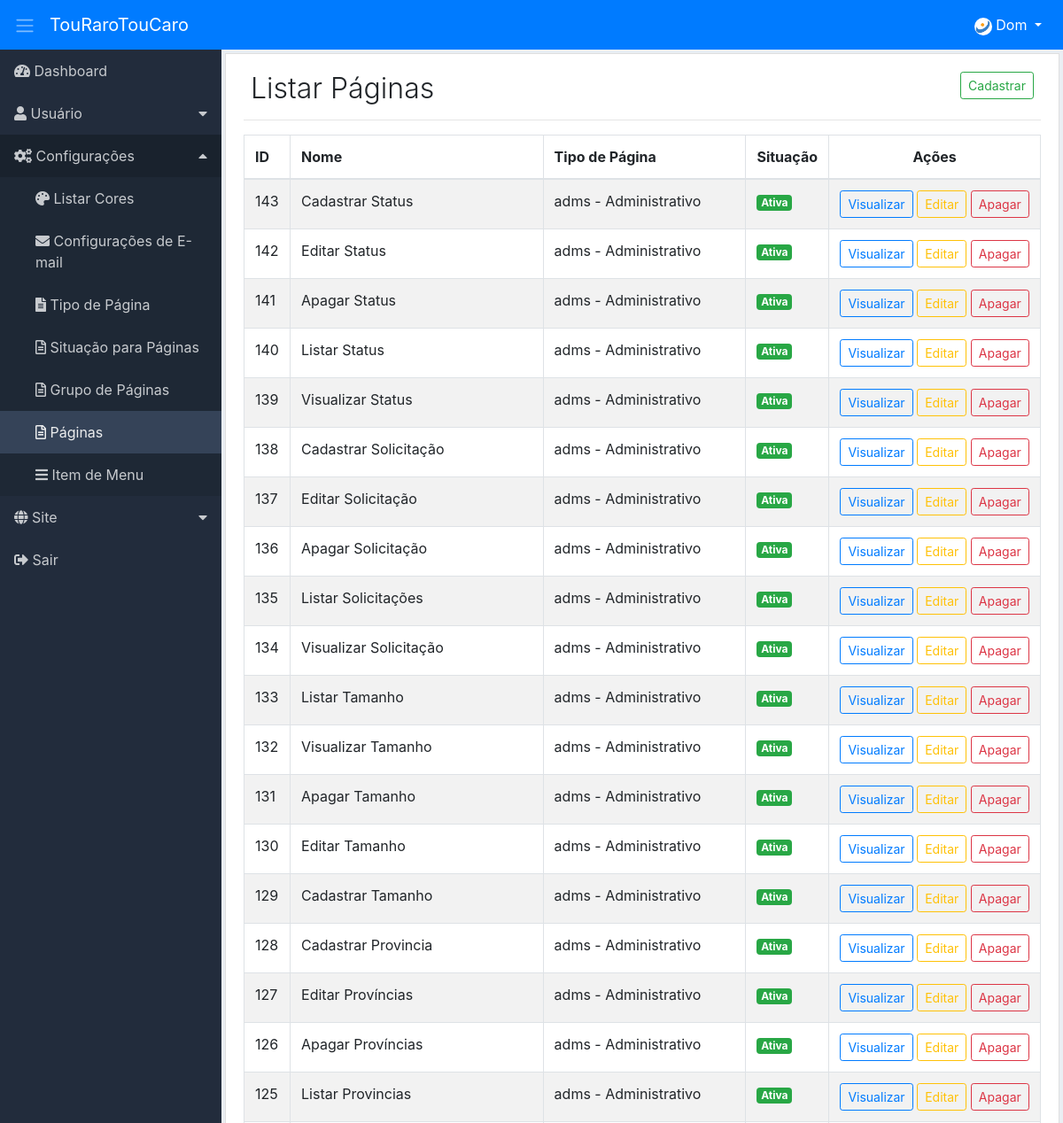
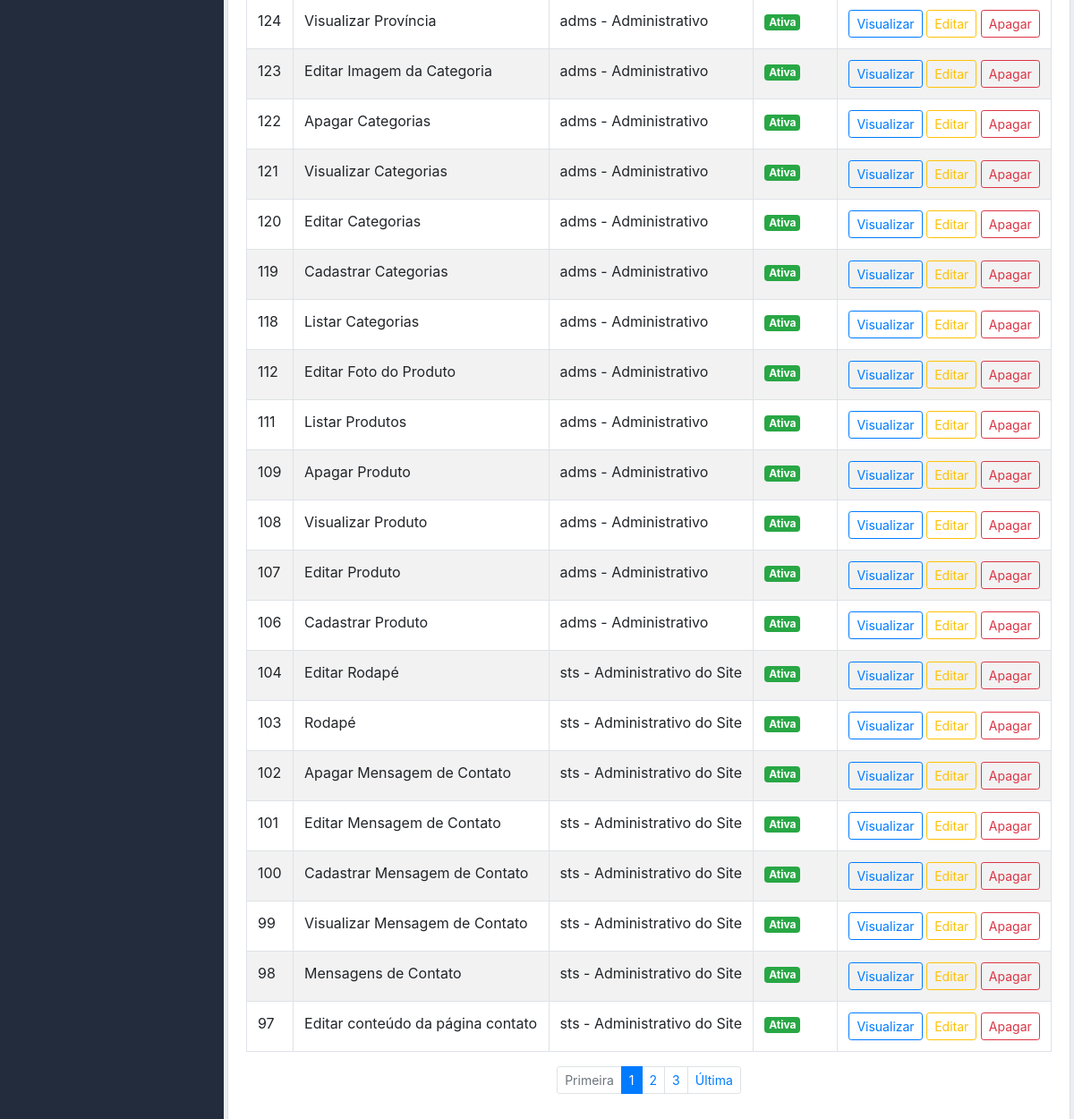
The page /adm/list-pages/index (signed in) on the database as committed earlier (2 pictures, top to bottom).
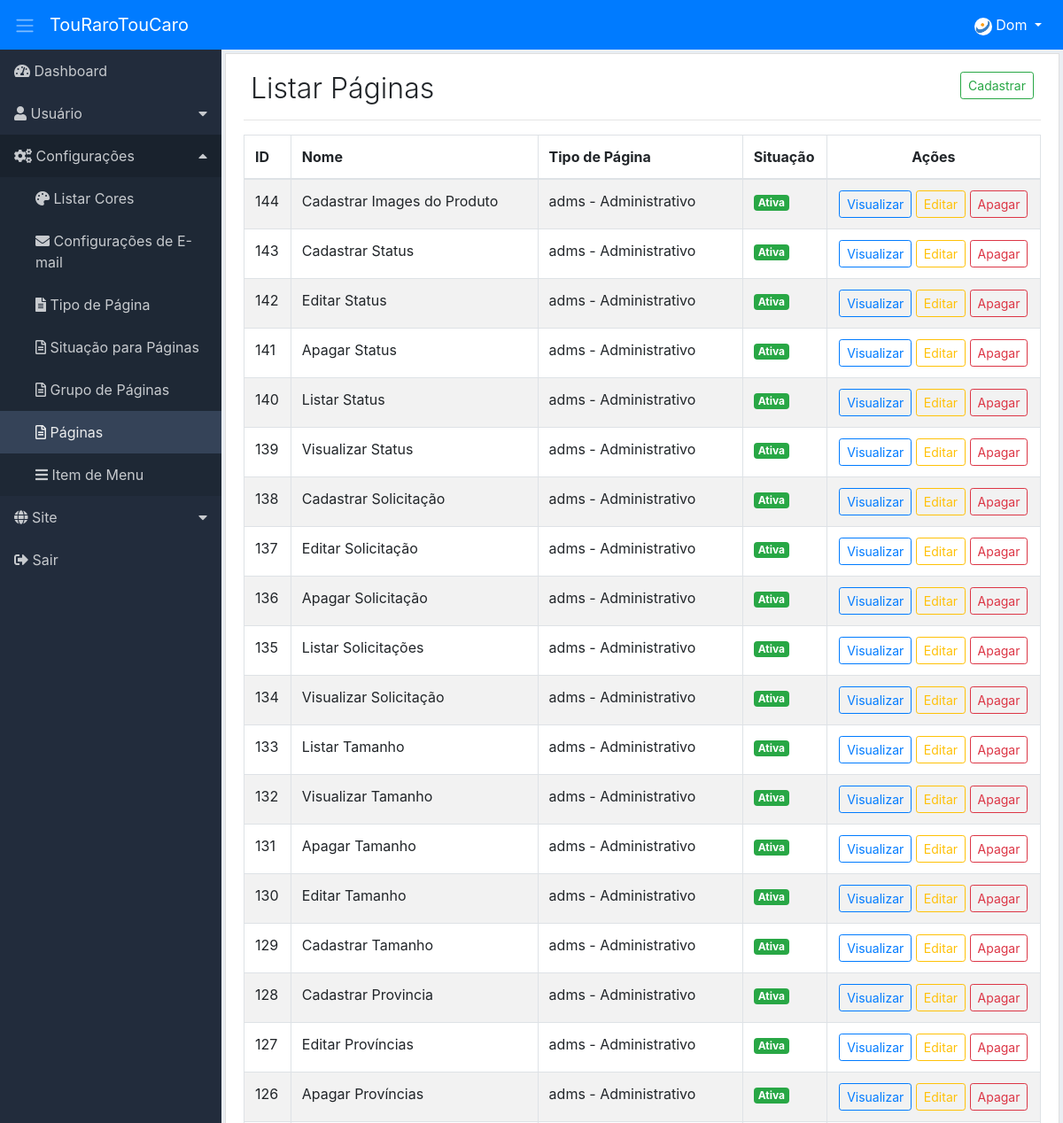
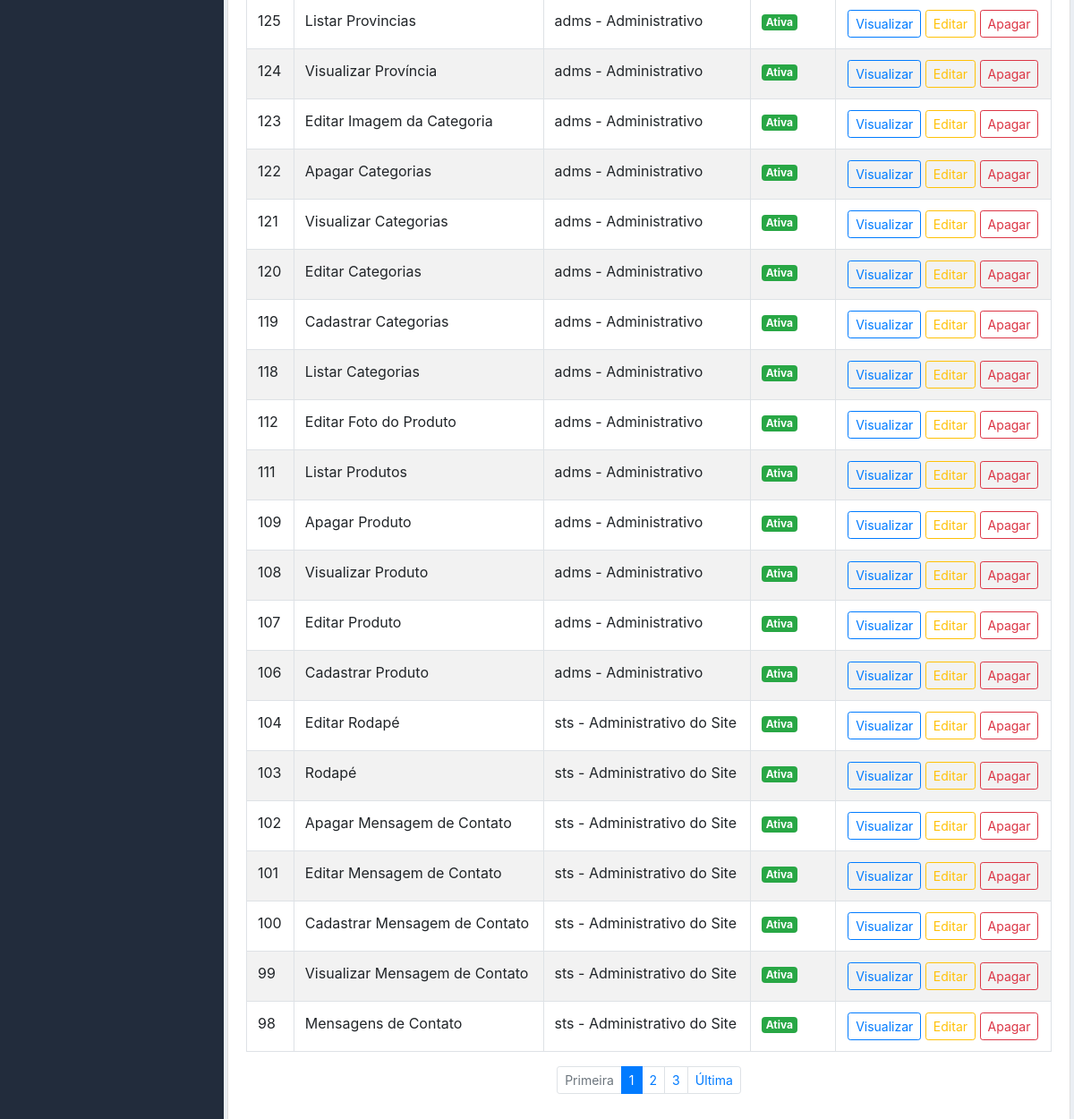
The same page on the database as committed later (2 pictures, top to bottom).
### tables this page shows
CREATE TABLE IF NOT EXISTS `adms_pages` (
  `id` int NOT NULL AUTO_INCREMENT,
  `controller` varchar(220) NOT NULL,
  `metodo` varchar(220) NOT NULL,
  `menu_controller` varchar(220) NOT NULL,
  `menu_metodo` varchar(220) NOT NULL,
  `name_page` varchar(220) NOT NULL,
  `publish` int NOT NULL DEFAULT '2',
  `icon` varchar(45) DEFAULT NULL,
  `obs` text,
  `adms_sits_pgs_id` int NOT NULL DEFAULT '2',
  `adms_types_pgs_id` int NOT NULL,
  `adms_groups_pgs_id` int NOT NULL,
  `created` datetime NOT NULL,
  `modified` datetime DEFAULT NULL,
  PRIMARY KEY (`id`),
  KEY `adms_groups_pgs_id` (`adms_groups_pgs_id`),
  KEY `adms_sits_pgs_id` (`adms_sits_pgs_id`),
  KEY `adms_types_pgs_id` (`adms_types_pgs_id`)
);

CREATE TABLE IF NOT EXISTS `adms_types_pgs` (
  `id` int NOT NULL AUTO_INCREMENT,
  `type` varchar(45) NOT NULL,
  `name` varchar(220) NOT NULL,
  `order_type_pg` int NOT NULL,
  `obs` text,
  `created` datetime NOT NULL,
  `modified` datetime DEFAULT NULL,
  PRIMARY KEY (`id`)
);

CREATE TABLE IF NOT EXISTS `adms_sits_pgs` (
  `id` int NOT NULL AUTO_INCREMENT,
  `name` varchar(220) NOT NULL,
  `adms_color_id` int NOT NULL,
  `created` datetime NOT NULL,
  `modified` datetime DEFAULT NULL,
  PRIMARY KEY (`id`),
  KEY `adms_color_id` (`adms_color_id`),
  KEY `adms_color_id_2` (`adms_color_id`)
);

### adm/app/adms/Controllers/ListPages.php (called while the page is built, shortened)
<?php
class ListPages
{
    private $data;
    public function index($pag = null) {
        $this->pag = (int) $pag ? $pag : 1;
        $listPages = new \App\adms\Models\AdmsListPages();
        $listPages->listPages($this->pag);
        if ($listPages->getResult()) {
            $this->data['listPages'] = $listPages->getResultDb();
            $this->data['pagination'] = $listPages->getResultPg();
        } else {
            $this->data['listPages'] = [];
            $this->data['pagination'] = null;
        }
        $button = ['add_pages' => ['menu_controller' => 'add-pages', 'menu_metodo' => 'index'],
            'view_pages' => ['menu_controller' => 'view-pages', 'menu_metodo' => 'index'],
            'edit_pages' => ['menu_controller' => 'edit-pages', 'menu_metodo' => 'index'],
            'delete_pages' => ['menu_controller' => 'delete-pages', 'menu_metodo' => 'index']];
        $listButton = new \App\adms\Models\helper\AdmsButton();
        $this->data['button'] = $listButton->buttonPermission($button);
        $listMenu = new \App\adms\Models\AdmsMenu();
        $this->data['menu'] = $listMenu->itemMenu();
        $this->data['sidebarActive'] = "list-pages";
        $loadView = new \App\adms\core\ConfigView("adms/Views/pages/listPages", $this->data);
        $loadView->renderizar();
    }
}

### adm/core/ConfigController.php (called while the page is built, shortened)
<?php
class ConfigController extends Config
{
    private string $urlController;
    private string $urlMetodo;
    private string $urlParamentro;
    private array $format;
    public function __construct() {
        if (!empty(filter_input(INPUT_GET, 'url', FILTER_DEFAULT))) {
            $this->url = filter_input(INPUT_GET, 'url', FILTER_DEFAULT);
            $this->url = $this->limparUrl($this->url);
            $this->urlConjunto = explode("/", $this->url);
            if (isset($this->urlConjunto[0])) {
                $this->urlController = $this->slugController($this->urlConjunto[0]);
            } else {
                $this->urlController = $this->slugController(CONTROLLER);
            }
            if (isset($this->urlConjunto[1])) {
                $this->urlMetodo = $this->slugMetodo($this->urlConjunto[1]);
            } else {
                $this->urlController = $this->slugController(CONTROLLER);
                $this->urlMetodo = $this->slugMetodo(METODO);
            }
            if (isset($this->urlConjunto[2])) {
                $this->urlParamentro = $this->urlConjunto[2];
            } else {
                $this->urlParamentro = "";
            }
        } else {
            $this->urlController = $this->slugController(CONTROLLER);
            $this->urlMetodo = $this->slugMetodo(METODO);
            $this->urlParamentro = "";
        }
    }
    private function slugController($slugController) {
        $this->slugController = strtolower($slugController);
        $this->slugController = str_replace("-", " ", $this->slugController);
        $this->slugController = ucwords($this->slugController);
        $this->slugController = str_replace(" ", "", $this->slugController);
        return $this->slugController;
    }
    private function slugMetodo($slugMetodo) {
        $this->slugMetodo = $this->slugController($slugMetodo);
        $this->slugMetodo = lcfirst($this->slugMetodo);
        return $this->slugMetodo;
    }
    private function limparUrl($url) {
        $this->urlLimpa = strip_tags($url);
        $this->urlLimpa = trim($this->urlLimpa);
        $this->urlLimpa = rtrim($this->urlLimpa, "/");
        $this->format['a'] = 'ÀÁÂÃÄÅÆÇÈÉÊËÌÍÎÏÐÑÒÓÔÕÖØÙÚÛÜüÝÞßàáâãäåæçèéêëìíîïðñòóôõöøùúûýýþÿRr"!@#$%&*()_-+={[}]?;:.,\\\'<>°ºª ';
        $this->format['b'] = 'aaaaaaaceeeeiiiidnoooooouuuuuybsaaaaaaaceeeeiiiidnoooooouuuyybyRr--------------------------------';
        $this->urlLimpa = strtr(mb_convert_encoding($this->urlLimpa,'ISO-8859-1', 'UTF-8'), mb_convert_encoding($this->format['a'],'ISO-8859-1', 'UTF-8'), $this->format['b']);
        return $this->urlLimpa;
    }
    public function carregar() {
        $carregarPgAdm = new \Core\CarregarPgAdmLevel();
        $carregarPgAdm->carregarPg( $this->urlController, $this->urlMetodo, $this->urlParamentro);
    }
}

### adm/index.php (called while the page is built, shortened)
<?php
$url = new Home();
$url->carregar();

### adm/app/adms/Models/helper/AdmsRead.php (called while the page is built, shortened)
<?php
class AdmsRead extends AdmsConn
{
    private string $select;
    private array $values = [];
    private object $query;
    public function fullRead($query, $parseString = null) {
        $this->select = $query;
        if (!empty($parseString)) {
            parse_str($parseString, $this->values);
        }
        $this->exeIntruction();
    }
    private function exeIntruction() {
        $this->connection();
        try {
            $this->exeParameter();
            $this->query->execute();
            $this->result = $this->query->fetchAll();
        } catch (Exception $ex) {
            $this->result = null;
        }
    }
    private function connection() {
        $this->conn = $this->connect();
        $this->query = $this->conn->prepare($this->select);
        $this->query->setFetchMode(PDO::FETCH_ASSOC);
    }
    private function exeParameter() {
        if ($this->values) {
            foreach ($this->values as $link => $value) {
                if ($link == 'limit' || $link == 'offset') {
                    $value = (int) $value;
                }
                $this->query->bindValue(":{$link}", $value, (is_int($value) ? PDO::PARAM_INT : PDO::PARAM_STR));
            }
        }
    }
}

### adm/app/adms/Models/helper/AdmsConn.php (called while the page is built, shortened)
<?php
class AdmsConn
{
    private string $db = "mysql";
    private string $host = HOST;
    private string $user = USER;
    private string $pass = PASS;
    private string $dbname = DBNAME;
    private int $port = PORT;
    protected function connect() {
        try {
            $this->connect = new PDO($this->db . ':host=' . $this->host . ';port=' . $this->port . ';dbname=' . $this->dbname, $this->user, $this->pass);
            return $this->connect;
        } catch (Exception $ex) {
            die("Erro: Por favor tente novamente. Caso o problema persista, entre em contato o administrador " . EMAILADM . "!<br>");
        }
    }
}

### adm/app/adms/Models/AdmsMenu.php (called while the page is built, shortened)
<?php
class AdmsMenu
{
    public function itemMenu() {
        $listMenu = new \App\adms\Models\helper\AdmsRead();
        $listMenu->fullRead("SELECT lev_pag.dropdown,
                pag.menu_controller, pag.menu_metodo, pag.name_page, pag.icon,
                itm_men.id id_itm_men, itm_men.name name_itm_men, itm_men.icon icon_itm_men
                FROM adms_levels_pages lev_pag
                INNER JOIN adms_pages pag ON pag.id=lev_pag.adms_page_id
                INNER JOIN adms_items_menus itm_men ON itm_men.id=lev_pag.adms_items_menu_id
                WHERE ((lev_pag.adms_access_level_id =:adms_access_level_id )
                AND (lev_pag.permission = 1))
                AND print_menu = 1
                ORDER BY itm_men.order_item_menu, lev_pag.order_level_page ASC",
                "adms_access_level_id={$_SESSION['adms_access_level_id']}");
        $this->resultadoBd = $listMenu->getResult();
        if ($this->resultadoBd) {
            return $this->resultadoBd;
        } else {
            return false;
        }
    }
}

### adm/app/adms/Models/AdmsListPages.php (called while the page is built, shortened)
<?php
class AdmsListPages
{
    private $limitResult = 40;
    public function listPages($pag = null) {
        $this->pag = (int) $pag;
        $pagination = new \App\adms\Models\helper\AdmsPagination(URLADM . 'list-pages/index');
        $pagination->condition($this->pag, $this->limitResult);
        $pagination->pagination("SELECT COUNT(id) AS num_result FROM adms_pages");
        $listPages = new \App\adms\Models\helper\AdmsRead();
        $listPages->fullRead("SELECT pg.id, pg.name_page,
                tpg.type type_tpg, tpg.name name_tpg,
                sit.name name_sit, clr.color name_color
                FROM adms_pages pg
                LEFT JOIN adms_types_pgs AS tpg ON tpg.id=pg.adms_types_pgs_id
                LEFT JOIN adms_sits_pgs AS sit ON sit.id=pg.adms_sits_pgs_id
                INNER JOIN adms_colors AS clr ON clr.id=sit.adms_color_id
                ORDER BY id DESC
                LIMIT :limit OFFSET :offset", "limit={$this->limitResult}&offset={$pagination->getOffset()}");
    }
}

### adm/app/adms/Views/pages/listPages.php (the view, shortened to what the changed rows need)
<div class="content p-1">
    <div class="list-group-item">
        <div class="d-flex">
            <div class="mr-auto p-2">
                <h2 class="display-4 title">Listar Páginas</h2>
            </div>
        </div>
        <div class="table-responsive">
            <table class="table table-striped table-bordered table-hover">
                <thead>
                    <tr>
                        <th>ID</th>
                        <th>Nome</th>
                        <th class="d-none d-sm-table-cell">Tipo de Página</th>
                        <th class="d-none d-lg-table-cell">Situação</th>
                        <th class="text-center">Ações</th>
                    </tr>
                </thead>
                <tbody>
                    <?php
                    foreach ($this->dados['listPages'] as $pages) {
                        extract($pages);
                        ?>
                        <tr>
                            <td><?php echo $id; ?></td>
                            <td><?php echo $name_page; ?></td>
                            <td class="d-none d-sm-table-cell"><?php echo $type_tpg . " - " . $name_tpg; ?></td>
                            <td class="d-none d-lg-table-cell">
                                <span class="badge badge-<?php echo $name_color; ?>"><?php echo $name_sit; ?></span>
                            </td>
                            <td class="text-center">
                                <span class="d-none d-lg-block">
                                    <?php
                                    if ($this->dados['button']['view_pages']) {
                                        echo "<a href='" . URLADM . "view-pages/index/$id' class='btn btn-outline-primary btn-sm'>Visualizar</a> ";
                                    }
                                    if ($this->dados['button']['edit_pages']) {
                                        echo "<a href='" . URLADM . "edit-pages/index/$id' class='btn btn-outline-warning btn-sm'>Editar</a> ";
                                    }
                                    if ($this->dados['button']['delete_pages']) {
                                        echo "<a href='" . URLADM . "delete-pages/index/$id' class='btn btn-outline-danger btn-sm' data-confirm='Excluir'>Apagar</a> ";
                                    }
                                    ?>
                                </span>
                            </td>
                        </tr>
                        <?php
                    }
                    ?>
                </tbody>
            </table>
        </div>
    </div>
</div>

### adm/app/adms/Views/include/sidebar.php (shortened to what the changed rows need)
<?php
$sidebar_active = "";
if (isset($this->dados['sidebarActive'])) {
    $sidebar_active = $this->dados['sidebarActive'];
}
?>
<nav class="sidebar">
    <?php
    if (isset($this->dados['menu']) AND ($this->dados['menu'])) {
        echo '<ul class="list-unstyled">';
        $count_drop_start = 0;
        $count_drop_end = 0;
        foreach ($this->dados['menu'] as $item_menu) {
            extract($item_menu);
            $active = "";
            if ($sidebar_active == $menu_controller) {
                $active = 'active';
            }
            if ($dropdown == 1) {
                if ($count_drop_start != $id_itm_men) {
                    if (($count_drop_end == 1) AND ($count_drop_start != 0)) {
                        echo "</ul>";
                        echo "</li>";
                        $count_drop_end = 0;
                    }
                    echo "<li>";
                    echo "<a href='#submenu$id_itm_men' data-toggle='collapse'><i class='$icon_itm_men'></i> $name_itm_men</a>";
                    echo "<ul id='submenu$id_itm_men' class='list-unstyled collapse'>";
                }
                echo "<li class='$active'><a href='" . URLADM . "$menu_controller/$menu_metodo'><i class='$icon'></i> $name_page</a></li>";
                $count_drop_start = $id_itm_men;
                $count_drop_end = 1;
            } else {
                if ($count_drop_end == 1) {
                    echo "</ul>";
                    echo "</li>";
                    $count_drop_end = 0;
                }
                echo "<li class='$active'><a href='" . URLADM . "$menu_controller/$menu_metodo'><i class='$icon'></i> $name_page</a></li>";
            }
        }
        echo "</ul>";
    }
    ?>
</nav>

Rows that differ between the two databases and show on the page:
no longer on this page (row unchanged): adms_pages: id "97", name_page "Editar conteúdo da página contato", adms_types_pgs.type "sts", adms_types_pgs.name "Administrativo do Site", adms_sits_pgs.name "Ativa"
added adms_pages: id "144", name_page "Cadastrar Images do Produto", adms_types_pgs.type "adms", adms_types_pgs.name "Administrativo", adms_sits_pgs.name "Ativa"
